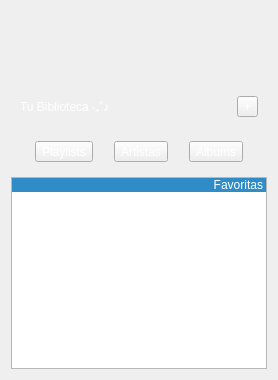
      <widget class="QFrame" name="verticalFrame">
       <property name="styleSheet">
        <string notr="true">color: rgb(255, 255, 255);</string>
       </property>
       <layout class="QVBoxLayout" name="verticalLayout">
        <item alignment="Qt::AlignmentFlag::AlignHCenter">
         <widget class="QLabel" name="label_5">
          <property name="minimumSize">
           <size>
            <width>200</width>
            <height>70</height>
           </size>
          </property>
          <property name="maximumSize">
           <size>
            <width>200</width>
            <height>70</height>
           </size>
          </property>
          <property name="styleSheet">
           <string notr="true"/>
          </property>
          <property name="text">
           <string/>
          </property>
         </widget>
        </item>
        <item alignment="Qt::AlignmentFlag::AlignTop">
         <widget class="QWidget" name="horizontalWidget" native="true">
          <layout class="QHBoxLayout" name="horizontalLayout_5">
           <item alignment="Qt::AlignmentFlag::AlignLeft">
            <widget class="QLabel" name="label_4">
             <property name="minimumSize">
              <size>
               <width>180</width>
               <height>0</height>
              </size>
             </property>
             <property name="styleSheet">
              <string notr="true">color: rgb(255, 255, 255);
</string>
             </property>
             <property name="text">
              <string>Tu Biblioteca ‧₊˚♪ </string>
             </property>
            </widget>
           </item>
           <item alignment="Qt::AlignmentFlag::AlignRight">
            <widget class="QToolButton" name="toolButton_Playlist">
             <property name="styleSheet">
              <string notr="true">font: 15pt &quot;Segoe UI&quot;;

</string>
             </property>
             <property name="text">
              <string>+</string>
             </property>
            </widget>
           </item>
          </layout>
         </widget>
        </item>
        <item alignment="Qt::AlignmentFlag::AlignTop">
         <widget class="QWidget" name="horizontalWidget" native="true">
          <layout class="QHBoxLayout" name="horizontalLayout_6">
           <item>
            <widget class="QToolButton" name="toolButton">
             <property name="styleSheet">
              <string notr="true"/>
             </property>
             <property name="text">
              <string>Playlists</string>
             </property>
            </widget>
           </item>
           <item>
            <widget class="QToolButton" name="toolButton_2">
             <property name="styleSheet">
              <string notr="true"/>
             </property>
             <property name="text">
              <string>Artistas</string>
             </property>
            </widget>
           </item>
           <item>
            <widget class="QToolButton" name="toolButton_4">
             <property name="styleSheet">
              <string notr="true"/>
             </property>
             <property name="text">
              <string>Albums</string>
             </property>
            </widget>
           </item>
          </layout>
         </widget>
        </item>
        <item alignment="Qt::AlignmentFlag::AlignLeft">
         <widget class="QListWidget" name="listWidget">
          <property name="contextMenuPolicy">
           <enum>Qt::ContextMenuPolicy::DefaultContextMenu</enum>
          </property>
          <property name="acceptDrops">
           <bool>false</bool>
          </property>
          <property name="layoutDirection">
           <enum>Qt::LayoutDirection::RightToLeft</enum>
          </property>
          <property name="autoFillBackground">
           <bool>true</bool>
          </property>
          <property name="inputMethodHints">
           <set>Qt::InputMethodHint::ImhNone</set>
          </property>
          <property name="selectionBehavior">
           <enum>QAbstractItemView::SelectionBehavior::SelectRows</enum>
          </property>
          <property name="iconSize">
           <size>
            <width>20</width>
            <height>20</height>
           </size>
          </property>
          <property name="flow">
           <enum>QListView::Flow::TopToBottom</enum>
          </property>
          <property name="isWrapping" stdset="0">
           <bool>false</bool>
          </property>
          <property name="resizeMode">
           <enum>QListView::ResizeMode::Fixed</enum>
          </property>
          <property name="layoutMode">
           <enum>QListView::LayoutMode::SinglePass</enum>
          </property>
          <property name="spacing">
           <number>10</number>
          </property>
          <property name="gridSize">
           <size>
            <width>0</width>
            <height>30</height>
           </size>
          </property>
          <property name="viewMode">
           <enum>QListView::ViewMode::ListMode</enum>
          </property>
          <property name="modelColumn">
           <number>0</number>
          </property>
          <property name="uniformItemSizes">
           <bool>true</bool>
          </property>
          <property name="batchSize">
           <number>2</number>
          </property>
          <property name="selectionRectVisible">
           <bool>false</bool>
          </property>
          <property name="currentRow">
           <number>0</number>
          </property>
          <property name="sortingEnabled">
           <bool>false</bool>
          </property>
          <item>
           <property name="text">
            <string>Favoritas</string>
           </property>
          </item>
          <item>
           <property name="text">
            <string>Playlist #1</string>
           </property>
          </item>
         </widget>
        </item>
       </layout>
      </widget>
